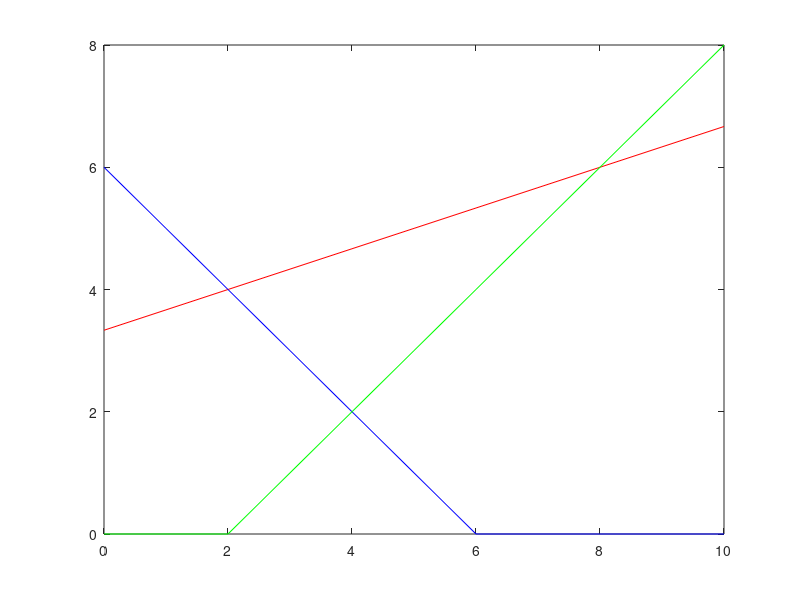

Here is the MATLAB script that generated this plot:
clc
clear
format short
A = [-1,3;1,1;1,-1];
B = [10;6;2];
c=[3,5];
y1 = 0:max(B);
x11 = (B(1)-A(1,1)*y1)/A(1,2);
x21 = (B(2)-A(2,1)*y1)/A(2,2);
x31 = (B(3)-A(3,1)*y1)/A(3,2);
x11 = max(0,x11);
x21 = max(0,x21);
x31 = max(0,x31);
plot(y1,x11,'r',y1,x21,'b',y1,x31,'g');

cx1 = find(y1==0);
c1 = find(x11==0);
line1 = [y1(:,[c1 cx1]);x11(:,[c1 cx1])]';
c2 = find(x21==0);
line2 = [y1(:,[c2 cx1]);x21(:,[c2 cx1])]';
c3 = find(x31==0);
line3 = [y1(:,[c3 cx1]);x31(:,[c3 cx1])]';
corpt = unique([line1;line2;line3],"rows");
%%phase 4
pt = [];
for i=1:size(A,1)
    for j=i+1:size(A,1)
        A4=A([i,j],:);
        B4=B([i,j]);
        X=inv(A4)*B4;
        pt=[pt,X];
    end
end

ptt = pt';
allpt = [ptt;corpt];
points = unique(allpt,"rows");

%%phase 6
for i= 1:size(points,1)
    const1(i) = A(1,1)*points(i,1) + A(1,2)*points(i,2) - B(1);
    const2(i) = A(2,1)*points(i,1) + A(2,2)*points(i,2) - B(2);
    const3(i) = A(3,1)*points(i,1) + A(3,2)*points(i,2) - B(3);
    s1 = find(const1>0);
    s2 = find(const2>0);
    s3 = find(const3>0);
end

s= unique([s1 s2 s3]);
points(s,:) = [];
value = points*c';
table = [points, value];
[obj, index ] = max(value);
x1 = points(index,1);
x2 = points(index,2);
fprintf('obj: value is %f at (%f,%f)',obj,x1,x2);